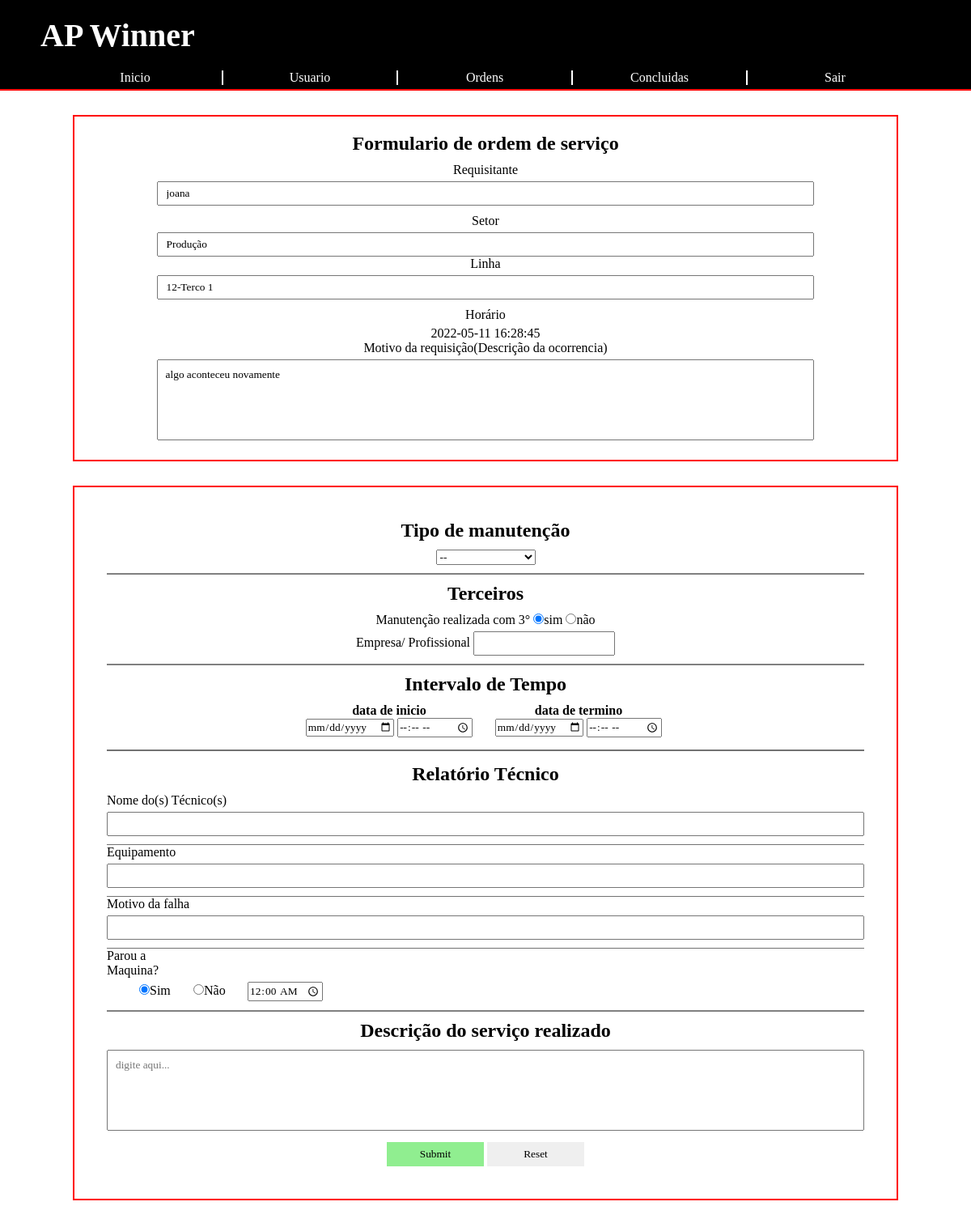
The app's page /requisicao.php?id=2 (signed in) with its own data.
### tables this page shows
CREATE TABLE `ordemservico` (
  `id` int(11) NOT NULL,
  `nomeRequisitante` varchar(80) NOT NULL,
  `setor` varchar(20) NOT NULL,
  `linhaProducao` varchar(40) DEFAULT NULL,
  `dataRequisicao` datetime NOT NULL,
  `tipoManutencao` varchar(20) NOT NULL,
  `nomeManutencao` varchar(50) NOT NULL,
  `dataInicio` datetime NOT NULL,
  `dataTermino` datetime NOT NULL,
  `parteProblema` varchar(50) NOT NULL,
  `motivoProblema` text NOT NULL,
  `descricaoRequisicao` text NOT NULL,
  `solucao` text NOT NULL,
  `tempo_parada` time NOT NULL,
  `nomeTerceiros` varchar(30) DEFAULT NULL,
  `concluido` int(1) NOT NULL DEFAULT 0
);

### php/mostra_dados_req.php (the view, shortened to what this page needs)
<?php
    include 'config.php';
    $id = $_GET['id'];
    $sql = "SELECT * FROM `ordemservico` WHERE id = $id LIMIT 1";
    $result = mysqli_query($conn, $sql);
    $linha = mysqli_fetch_array($result);
?>
	<section class="requisitante">
		<form>
			<h2>Formulario de ordem de serviço</h2>
			<div class="setor">
				<div><label>Requisitante</label></div>
				<div><input type="text" name="nome" value="<?php echo $linha['nomeRequisitante']?>" readonly></div>
			</div>
			<div class="setor">
				<div><label>Setor</label></div>
				<div><input type="text" name="nome" value="<?php echo $linha['setor']?>" readonly></div>
				<div><label>Linha</label></div>
				<div><input type="text" name="nome" value="<?php echo $linha['linhaProducao']?>" readonly></div>
			</div>
            <div>
                <div><label>Horário</label></div>
                <div><?php echo $linha['dataRequisicao']?></div>
            </div>
			<div class="setor">
				<div><label>Motivo da requisição(Descrição da ocorrencia)</label></div>
				<div><textarea name="descricao" id="descricao" readonly><?php echo $linha['descricaoRequisicao']?></textarea></div>
			</div>
		</form>
	</section>

### css/style.css (style rules this page uses)
* { margin:0; padding:0; font-family: calibri; box-sizing: border-box; }
form { box-sizing: border-box; width:85%; margin: 20px auto; text-align: center; border: 2px solid red; padding-top: 20px; padding-bottom: 10px; }
form h2 { padding-bottom: 10px; }
form .setor, form .data { padding-bottom: 10px; }
form label { display: inline-block; padding-bottom: 5px; }
form input[type=text][name=nome] { width: 80%; height: 30px; box-sizing: border-box; padding: 10px; }
form textarea { width: 80%; height: 100px; box-sizing: border-box; padding: 10px; resize: none; }
section.requisitante { width: 100%; max-width: 1280px; margin: 30px auto; }

### records on screen
ordemservico: nome "joana", nome "Produção", nome "12-Terco 1", dataRequisicao "2022-05-11 16:28:45", descricao "algo aconteceu novamente"
